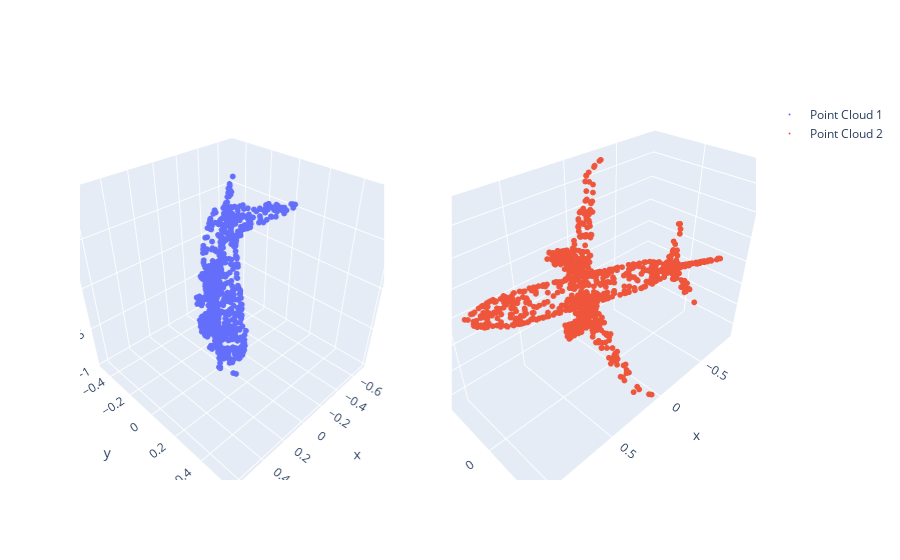

Notebook cell for this chart:
### Code cell
cloud1 = view_2[index,:,:].transpose(0, 1).detach().cpu().numpy()
x1 = cloud1[:,0]
y1 = cloud1[:,1]
z1 = cloud1[:,2]

cloud2 = view_2_post[index,:,:].transpose(0, 1).detach().cpu().numpy()
x2 = cloud2[:,0]
y2 = cloud2[:,1]
z2 = cloud2[:,2]


# Example usage with two point clouds
pcshow([x1, x2], [y1, y2], [z1, z2], min_xyz, max_xyz)

### Figure 1 — Plotly figure (JSON) as saved in the notebook; plotly's stock layout.template omitted (floating-point values rounded to 4 significant figures; data arrays with more than 128 entries replaced by an {"elided": "..."} marker saying what was removed)
{"data": [{"marker": {"size": 2}, "mode": "markers", "name": "Point Cloud 1", "scene": "scene", "type": "scatter3d", "x": {"elided": "1024 float values"}, "y": {"elided": "1024 float values"}, "z": {"elided": "1024 float values"}}, {"marker": {"size": 2}, "mode": "markers", "name": "Point Cloud 2", "scene": "scene2", "type": "scatter3d", "x": {"elided": "1024 float values"}, "y": {"elided": "1024 float values"}, "z": {"elided": "1024 float values"}}], "layout": {"scene": {"aspectmode": "cube", "domain": {"x": [0, 0.45], "y": [0, 1]}}, "scene2": {"domain": {"x": [0.55, 1], "y": [0, 1]}}}}
